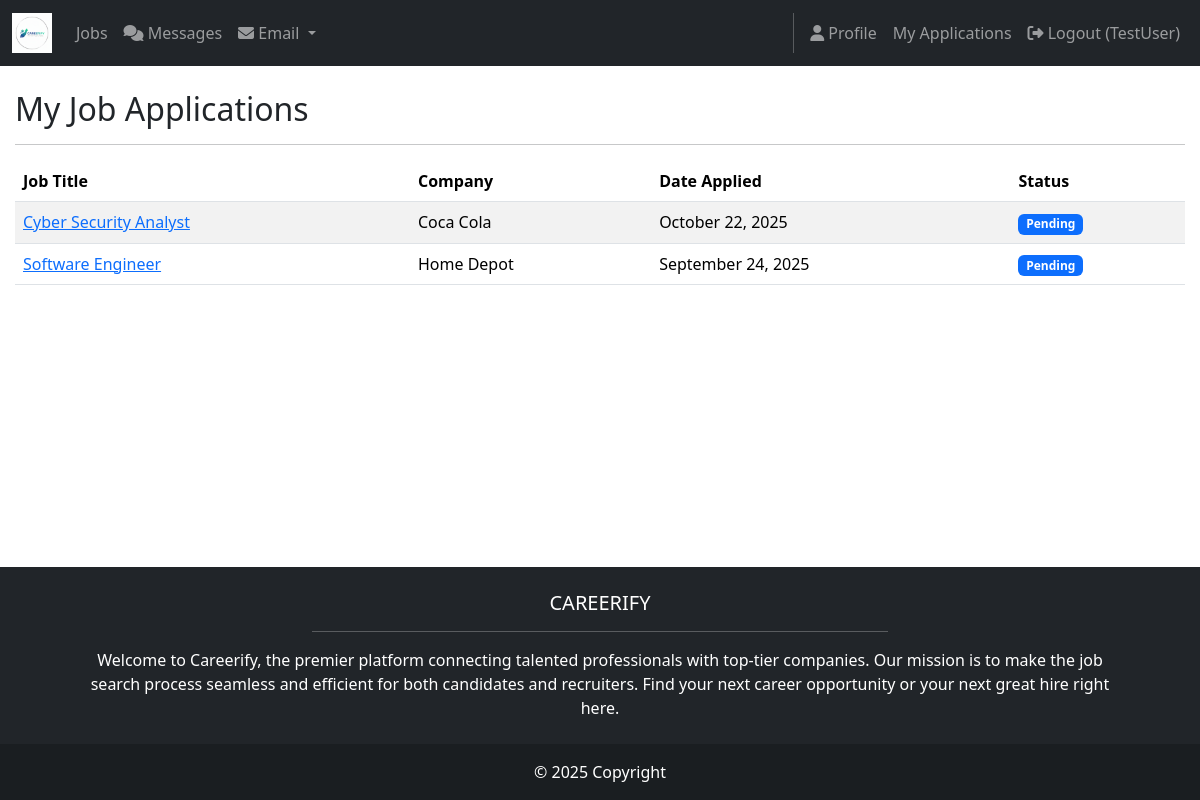
The app's page /jobs/my-applications/ (signed in), older data.
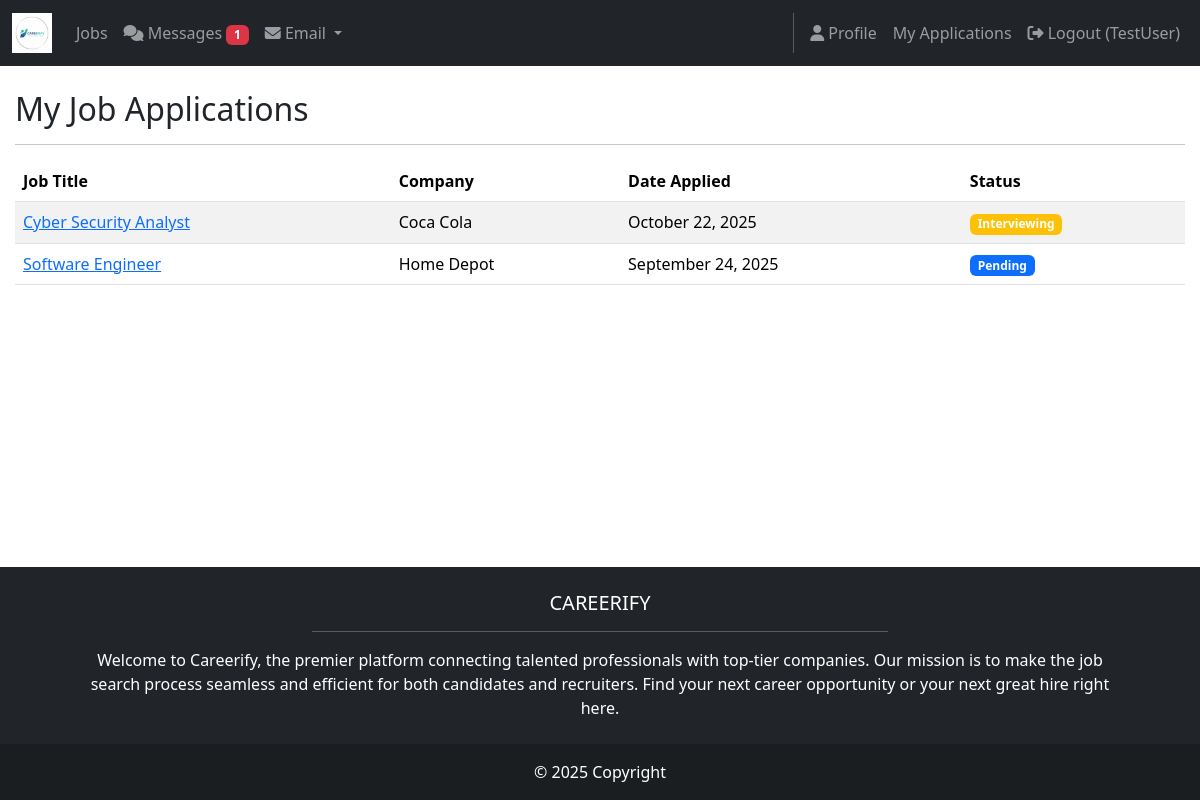
The same page, newer data.
### jobpostings/models.py (models this page shows, shortened)
class Application(models.Model):
    STATUS_CHOICES = (
        ('pending', 'Pending'),
        ('reviewed', 'Reviewed'),
        ('interview', 'Interview'),
        ('accepted', 'Accepted'),
        ('rejected', 'Rejected'),
    )
    job_posting = models.ForeignKey(JobPosting, on_delete=models.CASCADE, related_name='applications')
    applicant = models.ForeignKey(User, on_delete=models.CASCADE, related_name='applications')
    cover_letter = models.TextField(help_text="Write a tailored cover letter for this specific position")
    status = models.CharField(max_length=20, choices=STATUS_CHOICES, default='pending')
    pipeline_stage = models.ForeignKey(PipelineStage, on_delete=models.SET_NULL, null=True, blank=True, related_name='applications')
    notes = models.TextField(blank=True, help_text="Internal notes about this application")
    applied_at = models.DateTimeField(auto_now_add=True)
    updated_at = models.DateTimeField(auto_now=True)
    stage_updated_at = models.DateTimeField(default=timezone.now, help_text="When the pipeline stage was last updated")
    class Meta:
        unique_together = ['job_posting', 'applicant']
        ordering = ['-applied_at']

class JobPosting(models.Model):
    EMPLOYMENT_TYPE_CHOICES = (
        ('full_time', 'Full-time'),
        ('part_time', 'Part-time'),
        ('contract', 'Contract'),
        ('internship', 'Internship'),
        ('temporary', 'Temporary'),
        ('other', 'Other'),
    )
    company_name = models.CharField(max_length=150)
    title = models.CharField(max_length=150)
    city = models.CharField(max_length=100, default='')
    state = models.CharField(max_length=50, default='')
    address = models.CharField(max_length=50, blank=True, help_text="Address")
    pay_min = models.DecimalField(max_digits=10, decimal_places=2, null=True, blank=True)
    pay_max = models.DecimalField(max_digits=10, decimal_places=2, null=True, blank=True)
    currency = models.CharField(max_length=10, default='USD')
    employment_type = models.CharField(max_length=20, choices=EMPLOYMENT_TYPE_CHOICES, default='full_time')
    description = models.TextField()
    benefits = models.TextField(blank=True)
    application_url = models.URLField(blank=True)
    application_email = models.EmailField(blank=True)
    posted_by = models.ForeignKey(User, on_delete=models.SET_NULL, null=True, blank=True, related_name='job_postings')
    created_at = models.DateTimeField(auto_now_add=True)
    updated_at = models.DateTimeField(auto_now=True)
    is_active = models.BooleanField(default=True)
    class Meta:
        ordering = ['-created_at']

### jobpostings/views.py (the view)
# urls.py: path('my-applications/', views.job_seeker_applications, name='job_seeker_applications'),
@login_required
def job_seeker_applications(request):
    if not request.profile or request.profile.account_type != 'jobseeker':
        return redirect('home.index') # Or some other appropriate page
    applications = Application.objects.filter(applicant=request.user).order_by('-applied_at')
    context = {
        'applications': applications
    }
    return render(request, 'jobpostings/jobseekersjobs.html', context)

### messaging/context_processors.py (called while the page is built)
def unread_message_count(request):
    if request.user.is_authenticated:
        unread_count = Message.objects.filter(
            conversation__participants=request.user,
            is_read=False
        ).exclude(sender=request.user).count()
        return {'unread_message_count': unread_count}
    return {'unread_message_count': 0}

### jobpostings/templates/jobpostings/jobseekersjobs.html
{% extends 'base.html' %}
{% block content %}
<div class="container mt-4">
    <h2>My Job Applications</h2>
    <hr>
    {% if applications %}
        <div class="table-responsive">
            <table class="table table-striped table-hover">
                <thead class="thead-dark">
                    <tr>
                        <th scope="col">Job Title</th>
                        <th scope="col">Company</th>
                        <th scope="col">Date Applied</th>
                        <th scope="col">Status</th>
                    </tr>
                </thead>
                <tbody>
                    {% for application in applications %}
                    <tr>
                        <td><a href="{% url 'jobpostings:detail' application.job_posting.id %}">{{ application.job_posting.title }}</a></td>
                        <td>{{ application.job_posting.company_name }}</td>
                        <td>{{ application.applied_at|date:"F d, Y" }}</td>
                        <td>
                            {% if application.status == 'pending' %}
                                <span class="badge bg-primary">Pending</span>
                            {% elif application.status == 'reviewed' %}
                                <span class="badge bg-info">Reviewed</span>
                            {% elif application.status == 'interview' %}
                                <span class="badge bg-warning">Interviewing</span>
                            {% elif application.status == 'accepted' %}
                                <span class="badge bg-success">Accepted</span>
                            {% elif application.status == 'rejected' %}
                                <span class="badge bg-danger">Rejected</span>
                            {% else %}
                                <span class="badge bg-secondary">Unknown</span>
                            {% endif %}
                        </td>
                    </tr>
                    {% endfor %}
                </tbody>
            </table>
        </div>
    {% else %}
        <p>You have not applied to any jobs yet. <a href="{% url 'jobpostings:list' %}">Find jobs now!</a></p>
    {% endif %}
</div>
{% endblock %}

### JobRecruiter/templates/base.html (shortened to what this page needs)
<!DOCTYPE html>
<html>
    {%load static%}
  <head>
    <link href=
      "https://cdn.jsdelivr.net/npm/bootstrap@5.3.3/dist/css/bootstrap.min.css" rel="stylesheet">
    <link rel= "stylesheet"  href="https://cdnjs.cloudflare.com/ajax/libs/font-awesome/6.1.1/css/all.min.css">
    <link rel="stylesheet" type="text/css" href="{% static 'css/style.css' %}">
  </head>
  <body class="d-flex flex-column min-vh-100">
    <nav class="navbar navbar-expand-lg navbar-dark bg-dark">
    <div class="container-fluid">
        <a class="navbar-brand" href="{% url 'home.index' %}">
            <img src="{% static 'img/careerifylogo.png' %}" alt="Logo" height="40">
        </a>
        <div class="collapse navbar-collapse" id="mainNavbar">
            <ul class="navbar-nav me-auto mb-2 mb-lg-0">
                <li class="nav-item">
                    <a class="nav-link" href="{% url 'jobpostings:list' %}">Jobs</a>
                </li>
                {% if user.is_authenticated %}
                <li class="nav-item">
                    <a class="nav-link" href="{% url 'messaging:inbox' %}">
                        <i class="fas fa-comments"></i> Messages
                        {% if unread_message_count > 0 %}
                            <span class="badge bg-danger">{{ unread_message_count }}</span>
                        {% endif %}
                    </a>
                </li>
                <li class="nav-item dropdown">
                    <a class="nav-link dropdown-toggle" href="#" id="emailDropdown" role="button" data-bs-toggle="dropdown" aria-expanded="false">
                        <i class="fas fa-envelope"></i> Email
                    </a>
                </li>
                {% endif %}
                </ul>
                <div class="navbar-nav">
                  {% if user.is_authenticated %}
                      <a class="nav-link" href="{% url 'accounts.profile' %}">
                          <i class="fas fa-user"></i> Profile
                      </a>
                      {% if request.profile and request.profile.account_type == 'jobseeker' %}
                          <a class="nav-link" href="{% url 'jobpostings:job_seeker_applications' %}">My Applications</a>
                      {% endif %}
                      <a class="nav-link" href="{% url 'accounts.logout' %}">
                          <i class="fas fa-sign-out-alt"></i> Logout ({{ user.username }})
                      </a>
                  {% endif %}
              </div>
        </div>
    </div>
</nav>
    <main>
      {% block content %}
      {% endblock content %}
    </main>
    <footer class="bg-dark text-center text-white">
      <div class="container p-4 pb-0">
        <section class="mb-4">
          <h5 class="text-uppercase">Careerify</h5>
          <hr class="w-50 mx-auto" />
          <p class="px-md-5">
            Welcome to Careerify, the premier platform connecting talented professionals with top-tier companies. Our mission is to make the job search process seamless and efficient for both candidates and recruiters. Find your next career opportunity or your next great hire right here.
          </p>
        </section>
        </div>
      <div class="text-center p-3" style="background-color: rgba(0, 0, 0, 0.2);">
        © 2025 Copyright
      </div>
      </footer>
  </body>
</html>

Row changes from the older to the newer data that the page shows:
changed Application "October 22, 2025": status "Pending" → "Interviewing"
Text that changed along with them:
{{ unread_message_count }}: (not shown) → "1"
